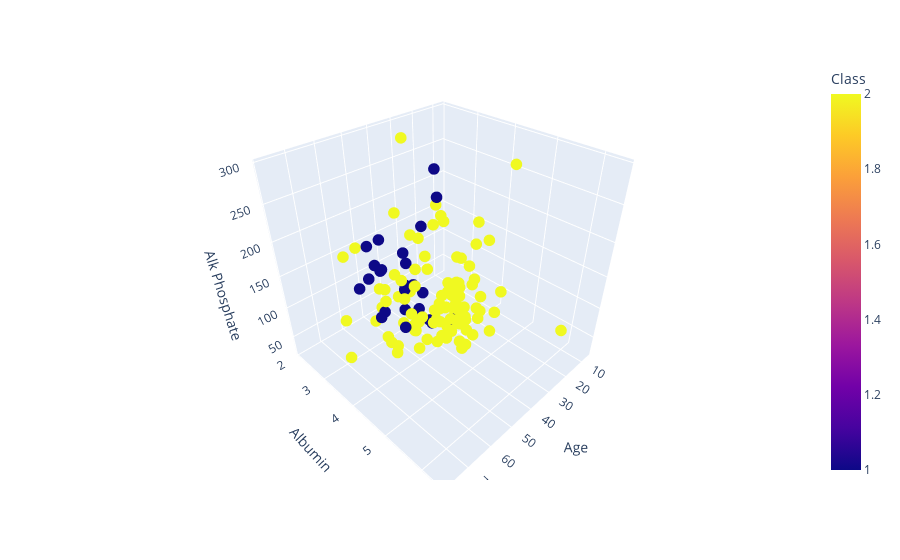

Source (notebook cell):
### Markdown cell above
⚓TAREA 6
*   Grafiqe un diagrama de dispersión 3D con los atributos EDAD, ALBUMINA, FOSFATO_ALCA.
*   Grabe el gráfico en formato: png, jpg, pdf

### Code cell
import plotly.express as px
fig = px.scatter_3d(datos_sin_nulos,x='Age',y='Albumin',z='Alk Phosphate',color='Class')
fig.update_traces(marker_size =4)
fig.show()

### Figure 1 — Plotly figure (JSON) as saved in the notebook; plotly's stock layout.template omitted (floating-point values rounded to 4 significant figures; data arrays with more than 128 entries replaced by an {"elided": "..."} marker saying what was removed)
{"data": [{"hovertemplate": "Age=%{x}<br>Albumin=%{y}<br>Alk Phosphate=%{z}<br>Class=%{marker.color}<extra></extra>", "legendgroup": "", "marker": {"color": {"elided": "129 int values"}, "coloraxis": "coloraxis", "size": 4, "symbol": "circle"}, "mode": "markers", "name": "", "scene": "scene", "showlegend": false, "type": "scatter3d", "x": {"elided": "129 int values"}, "y": {"elided": "129 float values"}, "z": {"elided": "129 float values"}}], "layout": {"coloraxis": {"colorbar": {"title": {"text": "Class"}}, "colorscale": [[0, "#0d0887"], [0.1111, "#46039f"], [0.2222, "#7201a8"], [0.3333, "#9c179e"], [0.4444, "#bd3786"], [0.5556, "#d8576b"], [0.6667, "#ed7953"], [0.7778, "#fb9f3a"], [0.8889, "#fdca26"], [1, "#f0f921"]]}, "legend": {"tracegroupgap": 0}, "margin": {"t": 60}, "scene": {"domain": {"x": [0, 1], "y": [0, 1]}, "xaxis": {"title": {"text": "Age"}}, "yaxis": {"title": {"text": "Albumin"}}, "zaxis": {"title": {"text": "Alk Phosphate"}}}}}
